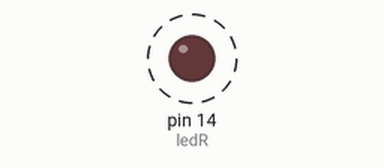
Recording of a program running on a simulated MicroPython board. Parts: output pins drawn as LEDs (lit = HIGH). Dashed ring = blinking.

Above: at 0.5 s.
Timing chart, 0 to 4.6 s (numbered marks = the images above):
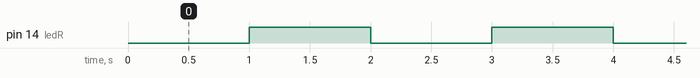

Measured:
- by itself, pin 14 (ledR): alternates HIGH for 1.0 s and LOW for 1.0 s

The program:

timerPeriodico.py
```python
from machine import Pin, Timer
import utime

ledR= Pin(14,Pin.OUT) #definindo o pino 14 como saída
temporizador = Timer(0) #definindo timer

ledState = False

def toogleLed ():
    global ledState
    ledState = not ledState
    ledR.value(ledState)

def tempo (timer): #definindo função callback
    global ledR
    toogleLed() # muda estado do led

temporizador.init(period = 1000, mode = Timer.PERIODIC, callback = tempo)
# configurando timer com frequência de 1Hz e no modo periódico
```
